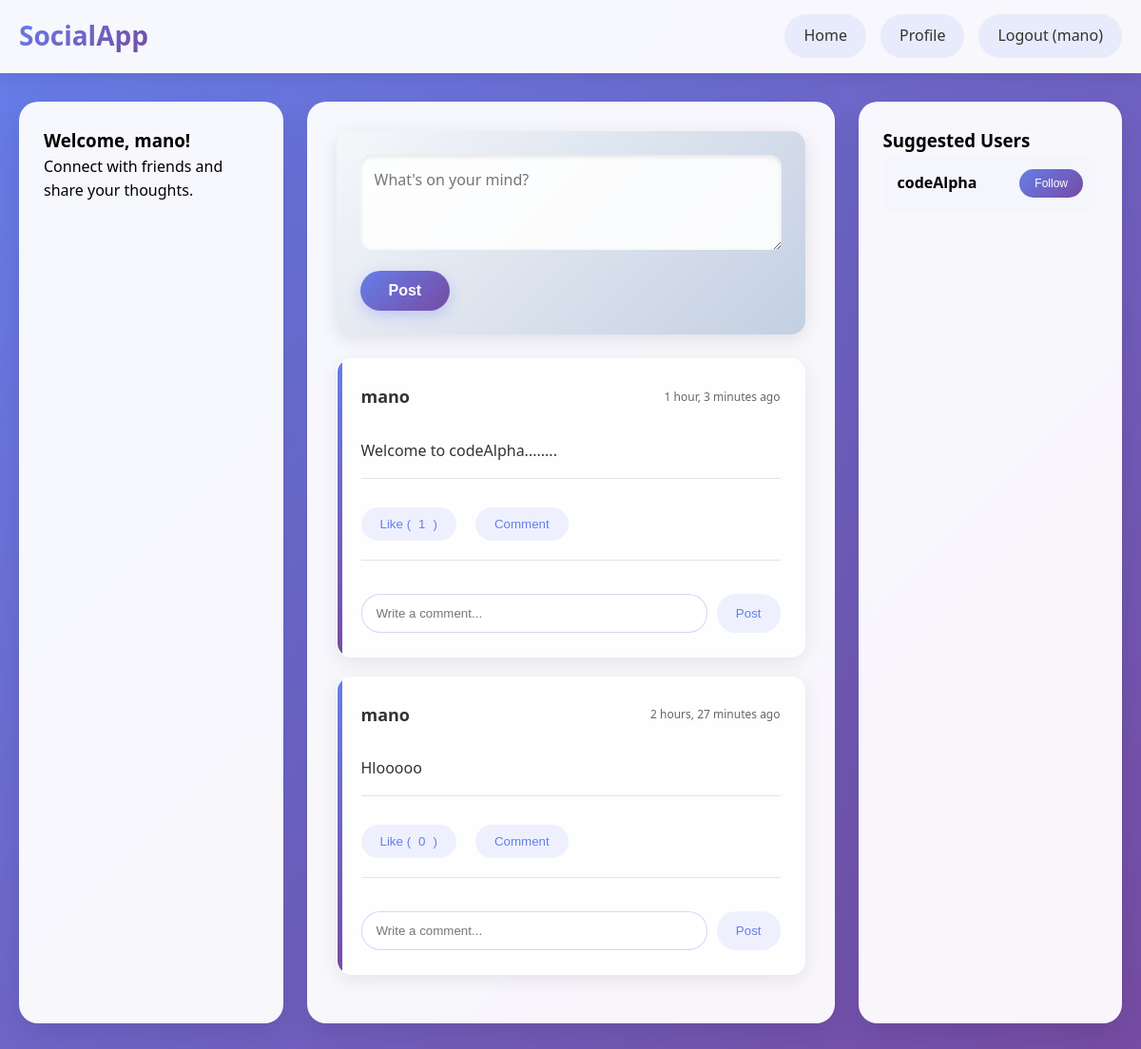
The app's page / (signed in) with its own data.
### core/models.py (models this page shows, shortened)
class Post(models.Model):
    user = models.ForeignKey(User, on_delete=models.CASCADE)
    content = models.TextField()
    created_at = models.DateTimeField(auto_now_add=True)
    updated_at = models.DateTimeField(auto_now=True)
    class Meta:
        ordering = ['-created_at']

### core/views.py (the view)
# urls.py: path('', views.home, name='home'),
@login_required
def home(request):
    following_users = Follow.objects.filter(follower=request.user).values_list('following', flat=True)
    all_posts = Post.objects.all().order_by('-created_at')
    return render(request, 'home.html', {
        'posts': all_posts,
        'suggested_users': User.objects.exclude(id=request.user.id).exclude(id__in=following_users)[:5]
    })

### templates/home.html (shortened to what this page needs)
{% extends 'base.html' %}
{% block content %}
<div class="container">
    <div class="sidebar">
        <h3>Welcome, {{ user.username }}!</h3>
        <p>Connect with friends and share your thoughts.</p>
    </div>
    <div class="main-content">
        <form method="post" action="{% url 'create_post' %}" class="post-form">
            <textarea name="content" class="post-textarea" placeholder="What's on your mind?" required></textarea>
            <button type="submit" class="post-submit">Post</button>
        </form>
        {% for post in posts %}
        <div class="post">
            <div class="post-header">
                <a href="{% url 'profile' post.user.username %}" class="post-user">{{ post.user.username }}</a>
                <span class="post-time">{{ post.created_at|timesince }} ago</span>
            </div>
            <div class="post-content">
                {{ post.content|linebreaks }}
            </div>
            <div class="post-actions">
                <button class="action-btn like-btn {% if request.user in post.likes.all %}liked{% endif %}" data-post-id="{{ post.id }}">
                    Like (<span class="like-count">{{ post.likes.count }}</span>)
                </button>
                <button class="action-btn comment-btn">Comment</button>
            </div>
            <div class="comment-section">
                <form method="post" action="{% url 'add_comment' post.id %}" class="comment-form">
                    <input type="text" name="content" class="comment-input" placeholder="Write a comment..." required>
                    <button type="submit" class="action-btn">Post</button>
                </form>
            </div>
        </div>
        {% empty %}
        <div class="post">
            <p>No posts yet. Be the first to post!</p>
        </div>
        {% endfor %}
    </div>
    <div class="sidebar">
        <h3>Suggested Users</h3>
        {% for user in suggested_users %}
        <div class="user-card">
            <a href="{% url 'profile' user.username %}" style="text-decoration: none; color: inherit;">
                <strong>{{ user.username }}</strong>
            </a>
            <button class="follow-btn" data-user-id="{{ user.id }}">
                Follow
            </button>
        </div>
        {% empty %}
        <p>No suggested users.</p>
        {% endfor %}
    </div>
</div>
{% endblock %}

### templates/base.html (shortened to what this page needs)
<!DOCTYPE html>
<html lang="en">
<head>
    {% load static %}
    <link rel="stylesheet" href="{% static 'css/style.css' %}">
</head>
<body>
    <nav class="navbar">
        <div class="navbar-content">
            <div class="logo">SocialApp</div>
            <div class="nav-links">
                {% if user.is_authenticated %}
                    <a href="{% url 'home' %}">Home</a>
                    <a href="{% url 'profile' user.username %}">Profile</a>
                    <a href="{% url 'logout' %}">Logout ({{ user.username }})</a>
                {% else %}
                    <a href="{% url 'login' %}">Login</a>
                    <a href="{% url 'register' %}">Register</a>
                {% endif %}
            </div>
        </div>
    </nav>
    {% block content %}
    {% endblock %}
</body>
</html>

### static/css/style.css (style rules this page uses)
* { margin: 0; padding: 0; box-sizing: border-box; }
body { font-family: 'Segoe UI', Tahoma, Geneva, Verdana, sans-serif; background: linear-gradient(135deg, #667eea 0%, #764ba2 100%); min-height: 100vh; line-height: 1.6; }
.navbar { background: rgba(255, 255, 255, 0.95); backdrop-filter: blur(10px); padding: 15px 20px; box-shadow: 0 4px 20px rgba(0, 0, 0, 0.1); position: sticky; top: 0; z-index: 1000; border-bottom: 1px solid rgba(255, 255, 255, 0.2); }
.navbar-content { max-width: 1200px; margin: 0 auto; display: flex; justify-content: space-between; align-items: center; }
.logo { font-size: 28px; font-weight: bold; background: linear-gradient(135deg, #667eea, #764ba2); -webkit-background-clip: text; -webkit-text-fill-color: transparent; background-clip: text; }
.nav-links { display: flex; gap: 15px; }
.nav-links a { color: #333; text-decoration: none; padding: 10px 20px; border-radius: 25px; transition: all 0.3s ease; font-weight: 500; background: rgba(102, 126, 234, 0.1); }
.container { max-width: 1200px; margin: 30px auto; padding: 0 20px; display: grid; grid-template-columns: 1fr 2fr 1fr; gap: 25px; }
.main-content { background: rgba(255, 255, 255, 0.95); backdrop-filter: blur(10px); border-radius: 20px; padding: 30px; box-shadow: 0 10px 30px rgba(0, 0, 0, 0.1); border: 1px solid rgba(255, 255, 255, 0.2); }
.sidebar { background: rgba(255, 255, 255, 0.95); backdrop-filter: blur(10px); border-radius: 20px; padding: 25px; box-shadow: 0 10px 30px rgba(0, 0, 0, 0.1); border: 1px solid rgba(255, 255, 255, 0.2); }
.post-form { background: linear-gradient(135deg, #f5f7fa, #c3cfe2); border-radius: 15px; padding: 25px; margin-bottom: 25px; box-shadow: 0 5px 20px rgba(0, 0, 0, 0.1); }
.post-textarea { width: 100%; border: none; border-radius: 12px; padding: 15px; resize: vertical; min-height: 100px; margin-bottom: 15px; font-family: inherit; font-size: 16px; background: rgba(255, 255, 255, 0.9); box-shadow: inset 0 2px 5px rgba(0, 0, 0, 0.1); transition: all 0.3s ease; }
.post-submit { background: linear-gradient(135deg, #667eea, #764ba2); color: white; border: none; padding: 12px 30px; border-radius: 25px; cursor: pointer; font-weight: bold; font-size: 16px; transition: all 0.3s ease; box-shadow: 0 5px 15px rgba(102, 126, 234, 0.3); }
.post { background: rgba(255, 255, 255, 0.9); border-radius: 15px; padding: 25px; margin-bottom: 20px; box-shadow: 0 5px 20px rgba(0, 0, 0, 0.08); border: 1px solid rgba(255, 255, 255, 0.3); transition: all 0.3s ease; position: relative; overflow: hidden; }
.post::before { content: ''; position: absolute; top: 0; left: 0; width: 5px; height: 100%; background: linear-gradient(135deg, #667eea, #764ba2); }
.post-header { display: flex; align-items: center; margin-bottom: 15px; }
.post-user { font-weight: 600; color: #333; text-decoration: none; font-size: 18px; transition: color 0.3s ease; }
.post-time { color: #666; font-size: 12px; margin-left: auto; }
.post-content { margin-bottom: 15px; padding: 15px 0; font-size: 16px; line-height: 1.6; color: #333; border-bottom: 1px solid rgba(0, 0, 0, 0.1); }
.post-actions { display: flex; gap: 20px; padding-top: 15px; }
.action-btn { background: rgba(102, 126, 234, 0.1); border: none; color: #667eea; cursor: pointer; padding: 10px 20px; border-radius: 20px; transition: all 0.3s ease; font-weight: 500; display: flex; align-items: center; gap: 8px; }
.comment-section { margin-top: 20px; padding-top: 20px; border-top: 1px solid rgba(0, 0, 0, 0.1); }
.comment-form { display: flex; gap: 10px; margin-top: 15px; }
.comment-input { flex: 1; padding: 12px 15px; border: 1px solid rgba(102, 126, 234, 0.3); border-radius: 20px; outline: none; background: rgba(255, 255, 255, 0.9); transition: all 0.3s ease; }
.user-card { display: flex; align-items: center; padding: 15px; border-radius: 15px; margin-bottom: 10px; background: rgba(245, 247, 250, 0.8); transition: all 0.3s ease; }
.follow-btn { margin-left: auto; background: linear-gradient(135deg, #667eea, #764ba2); color: white; border: none; padding: 8px 16px; border-radius: 15px; cursor: pointer; font-size: 12px; font-weight: 500; transition: all 0.3s ease; }
.post { animation: fadeInUp 0.6s ease; }

### records on screen
Post: user.username "mano", created_at "1 hour, 3 minutes", content "Welcome to codeAlpha........", likes.count "1"
Post: user.username "mano", created_at "2 hours, 27 minutes", content "Hlooooo", likes.count "0"

### other values on screen
{{ user.username }} "mano"
{{ user.username }} "codeAlpha"
